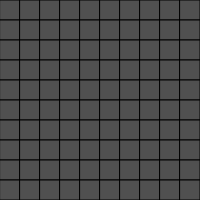
Frame 1 (no input)
Frame 60 (no input): identical to frame 1, image omitted
Frame 120 (the mouse pressed at the canvas centre since frame 60): identical to frame 1, image omitted

The p5.js sketch that drew this single still picture (run headless with seeded random() and noise() and a simulated clock; from frame 60 on, the mouse is pressed at the canvas centre):

// p5.js sketch
// ── sketch.js
class Cell{
  constructor(i,j,w){
    this.i = i;
    this.j = j;
    this.x = i*w;
    this.y = j*w;
    this.w = w;
    this.bomb = false;
    this.shown = false;
    this.count = 0;
    this.flagged = false;
  }
  
  show(){
    if(this.shown){
      fill(120);
      stroke(0);
      square(this.x,this.y,this.w);
      if(this.bomb){
        fill(0);
        circle(this.x+this.w/2,this.y+this.w/2,this.w-8);
        if(this.flagged){
          fill(150,0,0);
          //circle(this.x+this.w/2,this.y+this.w/2,this.w-8);
          triangle(this.x+4,this.y+4,this.x+4,this.y+this.w-4,this.x+this.w-4,this.y+this.w/2)
        }
      }
      if(this.count > 0){
        textAlign(CENTER);
        fill(0);
        text(this.count, this.x + this.w * 0.5, this.y + this.w - 6);
      }
    } else {
      fill(80);
      stroke(0);
      square(this.x,this.y,this.w);
      if(this.flagged){
        fill(150,0,0);
        //circle(this.x+this.w/2,this.y+this.w/2,this.w-8);
        triangle(this.x+4,this.y+4,this.x+4,this.y+this.w-4,this.x+this.w-4,this.y+this.w/2)
      }
    }
  }
  
  countBombs(){
    if(this.bomb){
      this.count = -1;
      return;
    }
    for (var xoff = -1; xoff <= 1; xoff++) {
      var i = this.i + xoff;
      if (i < 0 || i >= cols) continue;
      for (var yoff = -1; yoff <= 1; yoff++) {
        var j = this.j + yoff;
        if (j < 0 || j >= rows) continue;
        if (cells[i][j].bomb) {
          this.count++;
        }
      }
    }
  }
  
  reveal(){
    this.shown = true;
    cellsShown++;
    if(this.count == 0){
      for(let xoff = -1; xoff <= 1; xoff++){
        let i = this.i + xoff;
        if(i < 0 || i >= cols) continue;
        for(let yoff = -1; yoff <= 1; yoff++){
          let j = this.j + yoff;
          if(j < 0 || j >= rows) continue;
          if(!cells[i][j].shown){
            cells[i][j].reveal();
          }
        }
      }
    }
  }
  
  contains(x,y){
    if(x > this.x && x < this.x+this.w && y > this.y && y < this.y+this.w){
      return true;
    }
  }
}

function make2DArray(cols, rows) {
  var arr = new Array(cols);
  for (var i = 0; i < arr.length; i++) {
    arr[i] = new Array(rows);
  }
  return arr;
}

let cells;
let cols,rows;
let size = 20;
let flagMode = false;
let cSize = 200;
let bombs = 2;
let cellsFlagged = 0;
let cellsShown = 0;
let numCells;

function setup() {
  createCanvas(cSize, cSize);
  cols = width/size;
  rows = height/size;
  numCells = cols*rows;
  cells = make2DArray(cols,rows);
  for(let x = 0; x < cols; x++){
    for(let y = 0; y < rows; y++){
      cells[x][y] = new Cell(x,y,size);
    }
  }
  for(let n = 0; n < bombs; n++){
    let x = floor(random(cols));
    let y = floor(random(rows));
    if(cells[x][y].bomb){
      n--;
    } else {
      cells[x][y].bomb = true;
    }
  }
  for (var i = 0; i < cols; i++) {
    for (var j = 0; j < rows; j++) {
      cells[i][j].countBombs();
    }
  }
}

function gameOver(){
  for (var x = 0; x < cols; x++) {
    for (var y = 0; y < rows; y++) {
      cells[x][y].shown = true;
    }
  }
}

function flagPressed(){
  flagMode = !flagMode;
  if(flagMode){
    document.querySelector("button").textContent = "Flag Toggle [On]";
  } else {
    document.querySelector("button").textContent = "Flag Toggle [Off]";
  }
}

function mousePressed(){
  for (var x = 0; x < cols; x++) {
    for (var y = 0; y < rows; y++) {
      if (cells[x][y].contains(mouseX, mouseY)) {
        if(flagMode && !cells[x][y].shown){
          cells[x][y].flagged = !cells[x][y].flagged;
          if(cells[x][y].flagged){
            cellsFlagged++;
          } else {
            cellsFlagged--;
          }
        } else {
          if(!cells[x][y].flagged){
            if (cells[x][y].bomb) {
              gameOver();
            } else {
              cells[x][y].reveal();
            }
          }
        }
      }
    }
  }
  //console.log(cellsShown);
  //console.log(cellsFlagged);
}

function draw() {
  background(220);
  for(let x = 0; x < cols; x++){
    for(let y = 0; y < rows; y++){
      cells[x][y].show();
    }
  }
  if(cellsFlagged == bombs && cellsShown == numCells-bombs){
    gameOver();
    console.log("gg");
    noLoop();
  }
}
// ── style.css
html, body {
  margin: 0;
  padding: 0;
  background: white;
}
canvas {
  margin: auto;
  display: block;
  border: 2px solid;
  border-radius: 10px;
}
button {
  margin: auto;
  display: block;
  border: 2px solid;
  border-radius: 10px;
  width: 400px;
  height: 50px;
  font-size: 20px;
}
